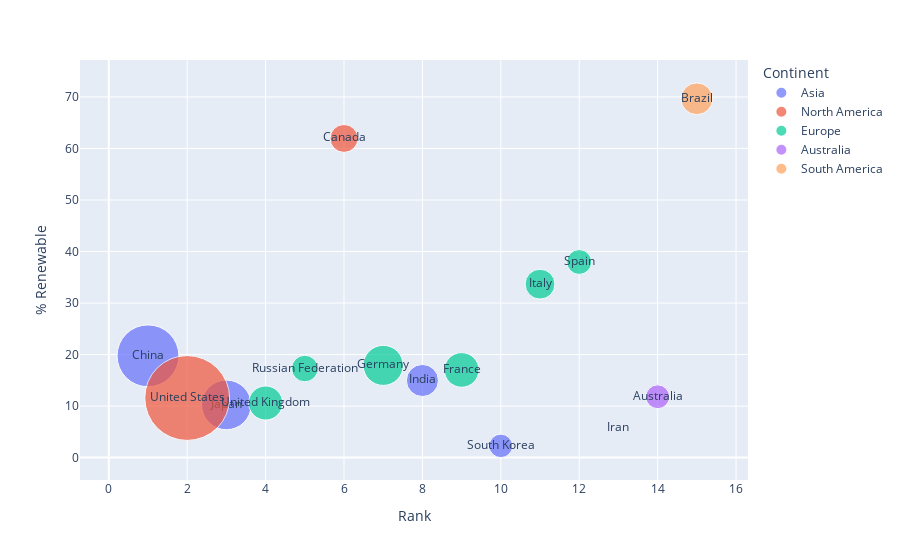

Notebook source saved alongside this figure:
### Code cell
import plotly.express as px

Result["2015"] = Result["2015"].replace({pd.np.nan: 0})
fig = px.scatter(Result, x = "Rank", y = "% Renewable",
	         size = "2015", text = Result.index,  hover_name = Result.index, color = "Continent", size_max = 60)
fig.show()

### Figure 1 — Plotly figure (JSON) as saved in the notebook; plotly's stock layout.template omitted (floating-point values rounded to 4 significant figures)
{"data": [{"hovertemplate": "<b>%{hovertext}</b><br><br>Continent=Asia<br>Rank=%{x}<br>% Renewable=%{y}<br>2015=%{marker.size}<br>Country=%{text}<extra></extra>", "hovertext": ["China", "Japan", "India", "South Korea", "Iran"], "legendgroup": "Asia", "marker": {"color": "#636efa", "size": [8798000000000.0, 5670000000000.0, 2367000000000.0, 1267000000000.0, 0], "sizemode": "area", "sizeref": 4597000000.0, "symbol": "circle"}, "mode": "markers+text", "name": "Asia", "orientation": "h", "showlegend": true, "text": ["China", "Japan", "India", "South Korea", "Iran"], "type": "scatter", "x": [1, 3, 8, 10, 13], "xaxis": "x", "y": [19.75, 10.23, 14.97, 2.279, 5.708], "yaxis": "y"}, {"hovertemplate": "<b>%{hovertext}</b><br><br>Continent=North America<br>Rank=%{x}<br>% Renewable=%{y}<br>2015=%{marker.size}<br>Country=%{text}<extra></extra>", "hovertext": ["United States", "Canada"], "legendgroup": "North America", "marker": {"color": "#EF553B", "size": [16548573278300, 1793000000000.0], "sizemode": "area", "sizeref": 4597000000.0, "symbol": "circle"}, "mode": "markers+text", "name": "North America", "orientation": "h", "showlegend": true, "text": ["United States", "Canada"], "type": "scatter", "x": [2, 6], "xaxis": "x", "y": [11.57, 61.95], "yaxis": "y"}, {"hovertemplate": "<b>%{hovertext}</b><br><br>Continent=Europe<br>Rank=%{x}<br>% Renewable=%{y}<br>2015=%{marker.size}<br>Country=%{text}<extra></extra>", "hovertext": ["United Kingdom", "Russian Federation", "Germany", "France", "Italy", "Spain"], "legendgroup": "Europe", "marker": {"color": "#00cc96", "size": [2666000000000.0, 1616000000000.0, 3686000000000.0, 2761000000000.0, 2049000000000.0, 1420000000000.0], "sizemode": "area", "sizeref": 4597000000.0, "symbol": "circle"}, "mode": "markers+text", "name": "Europe", "orientation": "h", "showlegend": true, "text": ["United Kingdom", "Russian Federation", "Germany", "France", "Italy", "Spain"], "type": "scatter", "x": [4, 5, 7, 9, 11, 12], "xaxis": "x", "y": [10.6, 17.29, 17.9, 17.02, 33.67, 37.97], "yaxis": "y"}, {"hovertemplate": "<b>%{hovertext}</b><br><br>Continent=Australia<br>Rank=%{x}<br>% Renewable=%{y}<br>2015=%{marker.size}<br>Country=%{text}<extra></extra>", "hovertext": ["Australia"], "legendgroup": "Australia", "marker": {"color": "#ab63fa", "size": [1301000000000.0], "sizemode": "area", "sizeref": 4597000000.0, "symbol": "circle"}, "mode": "markers+text", "name": "Australia", "orientation": "h", "showlegend": true, "text": ["Australia"], "type": "scatter", "x": [14], "xaxis": "x", "y": [11.81], "yaxis": "y"}, {"hovertemplate": "<b>%{hovertext}</b><br><br>Continent=South America<br>Rank=%{x}<br>% Renewable=%{y}<br>2015=%{marker.size}<br>Country=%{text}<extra></extra>", "hovertext": ["Brazil"], "legendgroup": "South America", "marker": {"color": "#FFA15A", "size": [2319000000000.0], "sizemode": "area", "sizeref": 4597000000.0, "symbol": "circle"}, "mode": "markers+text", "name": "South America", "orientation": "h", "showlegend": true, "text": ["Brazil"], "type": "scatter", "x": [15], "xaxis": "x", "y": [69.65], "yaxis": "y"}], "layout": {"legend": {"itemsizing": "constant", "title": {"text": "Continent"}, "tracegroupgap": 0}, "margin": {"t": 60}, "xaxis": {"anchor": "y", "domain": [0, 1], "title": {"text": "Rank"}}, "yaxis": {"anchor": "x", "domain": [0, 1], "title": {"text": "% Renewable"}}}}
